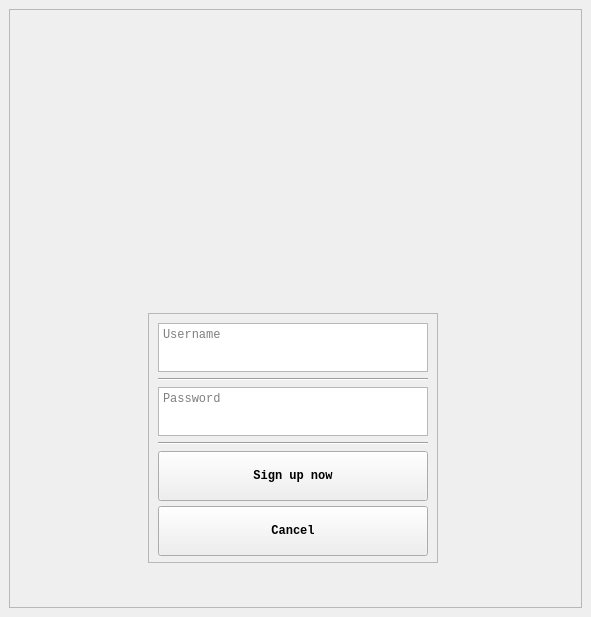
<?xml version="1.0" encoding="UTF-8"?>
<ui version="4.0">
 <class>SignUpWindow</class>
 <widget class="QMainWindow" name="SignUpWindow">
  <property name="geometry">
   <rect>
    <x>0</x>
    <y>0</y>
    <width>591</width>
    <height>617</height>
   </rect>
  </property>
  <property name="windowTitle">
   <string>Sing up</string>
  </property>
  <widget class="QWidget" name="centralwidget">
   <layout class="QGridLayout" name="gridLayout">
    <item row="0" column="0">
     <widget class="QFrame" name="frame">
      <property name="mouseTracking">
       <bool>false</bool>
      </property>
      <property name="styleSheet">
       <string notr="true"/>
      </property>
      <property name="frameShape">
       <enum>QFrame::StyledPanel</enum>
      </property>
      <property name="frameShadow">
       <enum>QFrame::Raised</enum>
      </property>
      <layout class="QGridLayout" name="gridLayout_2">
       <item row="2" column="3">
        <spacer name="horizontalSpacer_2">
         <property name="orientation">
          <enum>Qt::Horizontal</enum>
         </property>
         <property name="sizeHint" stdset="0">
          <size>
           <width>124</width>
           <height>20</height>
          </size>
         </property>
        </spacer>
       </item>
       <item row="2" column="0">
        <spacer name="horizontalSpacer">
         <property name="orientation">
          <enum>Qt::Horizontal</enum>
         </property>
         <property name="sizeHint" stdset="0">
          <size>
           <width>125</width>
           <height>20</height>
          </size>
         </property>
        </spacer>
       </item>
       <item row="0" column="1" colspan="2">
        <widget class="QPushButton" name="pushButton_2">
         <property name="minimumSize">
          <size>
           <width>240</width>
           <height>187</height>
          </size>
         </property>
         <property name="cursor">
          <cursorShape>ArrowCursor</cursorShape>
         </property>
         <property name="text">
          <string/>
         </property>
         <property name="icon">
          <iconset>
           <normaloff>res/icons/256_16.png</normaloff>res/icons/256_16.png</iconset>
         </property>
         <property name="iconSize">
          <size>
           <width>200</width>
           <height>200</height>
          </size>
         </property>
         <property name="flat">
          <bool>true</bool>
         </property>
        </widget>
       </item>
       <item row="1" column="1">
        <widget class="QFrame" name="frame_2">
         <property name="sizePolicy">
          <sizepolicy hsizetype="Expanding" vsizetype="Expanding">
           <horstretch>0</horstretch>
           <verstretch>0</verstretch>
          </sizepolicy>
         </property>
         <property name="minimumSize">
          <size>
           <width>290</width>
           <height>250</height>
          </size>
         </property>
         <property name="maximumSize">
          <size>
           <width>294</width>
           <height>200</height>
          </size>
         </property>
         <property name="frameShape">
          <enum>QFrame::StyledPanel</enum>
         </property>
         <property name="frameShadow">
          <enum>QFrame::Raised</enum>
         </property>
         <layout class="QVBoxLayout" name="verticalLayout">
          <item>
           <widget class="QPlainTextEdit" name="plainTextEdit">
            <property name="font">
             <font>
              <family>Monospace</family>
             </font>
            </property>
            <property name="placeholderText">
             <string>Username</string>
            </property>
           </widget>
          </item>
          <item>
           <widget class="Line" name="line">
            <property name="orientation">
             <enum>Qt::Horizontal</enum>
            </property>
           </widget>
          </item>
          <item>
           <widget class="QTextEdit" name="textEdit">
            <property name="font">
             <font>
              <family>Monospace</family>
             </font>
            </property>
            <property name="placeholderText">
             <string>Password</string>
            </property>
           </widget>
          </item>
          <item>
           <widget class="Line" name="line_2">
            <property name="orientation">
             <enum>Qt::Horizontal</enum>
            </property>
           </widget>
          </item>
          <item>
           <widget class="QPushButton" name="pushButton">
            <property name="minimumSize">
             <size>
              <width>0</width>
              <height>50</height>
             </size>
            </property>
            <property name="font">
             <font>
              <family>Monospace</family>
              <weight>75</weight>
              <italic>false</italic>
              <bold>true</bold>
             </font>
            </property>
            <property name="text">
             <string>Sign up now</string>
            </property>
           </widget>
          </item>
          <item>
           <spacer name="verticalSpacer">
            <property name="orientation">
             <enum>Qt::Vertical</enum>
            </property>
            <property name="sizeHint" stdset="0">
             <size>
              <width>20</width>
              <height>40</height>
             </size>
            </property>
           </spacer>
          </item>
          <item>
           <widget class="QPushButton" name="pushButton_3">
            <property name="minimumSize">
             <size>
              <width>0</width>
              <height>50</height>
             </size>
            </property>
            <property name="font">
             <font>
              <family>Monospace</family>
              <weight>75</weight>
              <bold>true</bold>
             </font>
            </property>
            <property name="text">
             <string>Cancel</string>
            </property>
           </widget>
          </item>
         </layout>
        </widget>
       </item>
      </layout>
     </widget>
    </item>
   </layout>
  </widget>
  <widget class="QMenuBar" name="menubar">
   <property name="geometry">
    <rect>
     <x>0</x>
     <y>0</y>
     <width>591</width>
     <height>22</height>
    </rect>
   </property>
  </widget>
 </widget>
 <resources/>
 <connections/>
</ui>
